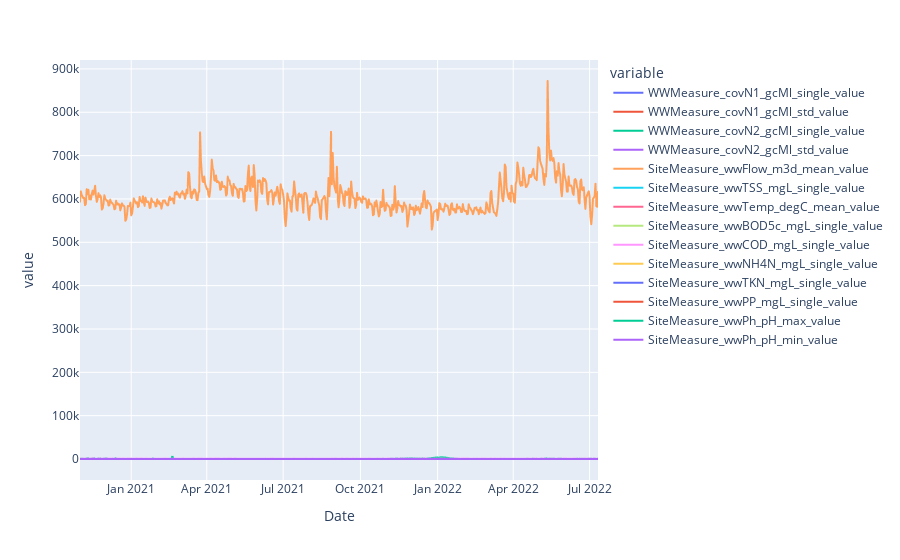

The cell this chart's notebook holds for it:
### Code cell
def gcl_2_gcml(vals):
    return vals * 0.001


def mgd_2_m3d(vals):
    return vals * 0.0037854118 * 1e6

variables = {
    "N1 value (copies/L)": {
        "table": "WWMeasure",
        "type": "covN1",
        "unit": "gcMl",
        "aggregation": "single",
        "qualityFlag": False    ,
        "transform": gcl_2_gcml,
    },
    "N1 Stnd error (copies/L)": {
        "table": "WWMeasure",
        "type": "covN1",
        "unit": "gcMl",
        "aggregation": "std",
        "qualityFlag": False,
        "transform": gcl_2_gcml,
    },
    "N2 value (copies/L)": {
        "table": "WWMeasure",
        "type": "covN2",
        "unit": "gcMl",
        "aggregation": "single",
        "qualityFlag": False,
        "transform": gcl_2_gcml,
    },
    "N2 Stnd error (copies/L)": {
        "table": "WWMeasure",
        "type": "covN2",
        "unit": "gcMl",
        "aggregation": "std",
        "qualityFlag": False,
        "transform": gcl_2_gcml,
    },
    "Flow (million gallons/d)": {
        "table": "SiteMeasure",
        "type": "wwFlow",
        "unit": "m3d",
        "aggregation": "mean",
        "qualityFlag": False,
        "transform": mgd_2_m3d,
    },
    "Influent Suspended Solids (mg/l)": {
        "table": "SiteMeasure",
        "type": "wwTSS",
        "unit": "mgL",
        "aggregation": "single",
        "qualityFlag": False,
        "transform": None,
    },
    "Influent Temperature (C)": {
        "table": "SiteMeasure",
        "type": "wwTemp",
        "unit": "degC",
        "aggregation": "mean",
        "qualityFlag": False,
        "transform": None,
    },
    "Influent CBOD-5day Liquids (mg/l)": {
        "table": "SiteMeasure",
        "type": "wwBOD5c",
        "unit": "mgL",
        "aggregation": "single",
        "qualityFlag": False,
        "transform": None,
    },
    "Influent COD (mg/l)": {
        "table": "SiteMeasure",
        "type": "wwCOD",
        "unit": "mgL",
        "aggregation": "single",
        "qualityFlag": False,
        "transform": None,
    },
    "Influent Ammonia Nitrogen (mgN/l)": {
        "table": "SiteMeasure",
        "type": "wwNH4N",
        "unit": "mgL",
        "aggregation": "single",
        "qualityFlag": False,
        "transform": None,
    },
    "Influent Total Kjeldahl Nitrogen (mgTKN/l)": {
        "table": "SiteMeasure",
        "type": "wwTKN",
        "unit": "mgL",
        "aggregation": "single",
        "qualityFlag": False,
        "transform": None,
    },
    "Influent Total Phosphorus (mgP/l": {
        "table": "SiteMeasure",
        "type": "wwPP",
        "unit": "mgL",
        "aggregation": "single",
        "qualityFlag": False,
        "transform": None,
    },
    "Influent Maximum pH (su)": {
        "table": "SiteMeasure",
        "type": "wwPh",
        "unit": "pH",
        "aggregation": "max",
        "qualityFlag": False,
        "transform": None,
    },
    "Influent Minimum pH (su)": {
        "table": "SiteMeasure",
        "type": "wwPh",
        "unit": "pH",
        "aggregation": "min",
        "qualityFlag": False,
        "transform": None,
    },
}

def build_prefix(info: dict) -> str:
    return "_".join([
        info["table"],
        info["type"],
        info["unit"],
        info["aggregation"],
        ])

df2 = df.copy()
for variable, info in variables.items():
    prefix = build_prefix(info)
    value_name = "_".join([prefix, "value"])
    qf_name = "_".join([prefix, "qualityFlag"])
    df2[variable] = info["transform"](df2[variable]) if info["transform"] is not None else df2[variable]
    df2 = df2.rename(columns={variable: value_name})
    df2[qf_name] = info["qualityFlag"]
df2 = df2.set_index("Date", drop=True)
df2.head()
val_cols = [col for col in df2.columns if "value" in str(col)]
df3 = df2[val_cols]
px.line(df3)

### Figure 1 — Plotly figure (JSON) as saved in the notebook; plotly's stock layout.template omitted (floating-point values rounded to 4 significant figures; data arrays with more than 128 entries replaced by an {"elided": "..."} marker saying what was removed)
{"data": [{"hovertemplate": "variable=WWMeasure_covN1_gcMl_single_value<br>Date=%{x}<br>value=%{y}<extra></extra>", "legendgroup": "WWMeasure_covN1_gcMl_single_value", "line": {"color": "#636efa", "dash": "solid"}, "marker": {"symbol": "circle"}, "mode": "lines", "name": "WWMeasure_covN1_gcMl_single_value", "showlegend": true, "type": "scattergl", "x": {"elided": "618 str values"}, "xaxis": "x", "y": {"elided": "618 float values"}, "yaxis": "y"}, {"hovertemplate": "variable=WWMeasure_covN1_gcMl_std_value<br>Date=%{x}<br>value=%{y}<extra></extra>", "legendgroup": "WWMeasure_covN1_gcMl_std_value", "line": {"color": "#EF553B", "dash": "solid"}, "marker": {"symbol": "circle"}, "mode": "lines", "name": "WWMeasure_covN1_gcMl_std_value", "showlegend": true, "type": "scattergl", "x": {"elided": "618 str values"}, "xaxis": "x", "y": {"elided": "618 float values"}, "yaxis": "y"}, {"hovertemplate": "variable=WWMeasure_covN2_gcMl_single_value<br>Date=%{x}<br>value=%{y}<extra></extra>", "legendgroup": "WWMeasure_covN2_gcMl_single_value", "line": {"color": "#00cc96", "dash": "solid"}, "marker": {"symbol": "circle"}, "mode": "lines", "name": "WWMeasure_covN2_gcMl_single_value", "showlegend": true, "type": "scattergl", "x": {"elided": "618 str values"}, "xaxis": "x", "y": {"elided": "618 float values"}, "yaxis": "y"}, {"hovertemplate": "variable=WWMeasure_covN2_gcMl_std_value<br>Date=%{x}<br>value=%{y}<extra></extra>", "legendgroup": "WWMeasure_covN2_gcMl_std_value", "line": {"color": "#ab63fa", "dash": "solid"}, "marker": {"symbol": "circle"}, "mode": "lines", "name": "WWMeasure_covN2_gcMl_std_value", "showlegend": true, "type": "scattergl", "x": {"elided": "618 str values"}, "xaxis": "x", "y": {"elided": "618 float values"}, "yaxis": "y"}, {"hovertemplate": "variable=SiteMeasure_wwFlow_m3d_mean_value<br>Date=%{x}<br>value=%{y}<extra></extra>", "legendgroup": "SiteMeasure_wwFlow_m3d_mean_value", "line": {"color": "#FFA15A", "dash": "solid"}, "marker": {"symbol": "circle"}, "mode": "lines", "name": "SiteMeasure_wwFlow_m3d_mean_value", "showlegend": true, "type": "scattergl", "x": {"elided": "618 str values"}, "xaxis": "x", "y": {"elided": "618 float values"}, "yaxis": "y"}, {"hovertemplate": "variable=SiteMeasure_wwTSS_mgL_single_value<br>Date=%{x}<br>value=%{y}<extra></extra>", "legendgroup": "SiteMeasure_wwTSS_mgL_single_value", "line": {"color": "#19d3f3", "dash": "solid"}, "marker": {"symbol": "circle"}, "mode": "lines", "name": "SiteMeasure_wwTSS_mgL_single_value", "showlegend": true, "type": "scattergl", "x": {"elided": "618 str values"}, "xaxis": "x", "y": {"elided": "618 int values"}, "yaxis": "y"}, {"hovertemplate": "variable=SiteMeasure_wwTemp_degC_mean_value<br>Date=%{x}<br>value=%{y}<extra></extra>", "legendgroup": "SiteMeasure_wwTemp_degC_mean_value", "line": {"color": "#FF6692", "dash": "solid"}, "marker": {"symbol": "circle"}, "mode": "lines", "name": "SiteMeasure_wwTemp_degC_mean_value", "showlegend": true, "type": "scattergl", "x": {"elided": "618 str values"}, "xaxis": "x", "y": {"elided": "618 float values"}, "yaxis": "y"}, {"hovertemplate": "variable=SiteMeasure_wwBOD5c_mgL_single_value<br>Date=%{x}<br>value=%{y}<extra></extra>", "legendgroup": "SiteMeasure_wwBOD5c_mgL_single_value", "line": {"color": "#B6E880", "dash": "solid"}, "marker": {"symbol": "circle"}, "mode": "lines", "name": "SiteMeasure_wwBOD5c_mgL_single_value", "showlegend": true, "type": "scattergl", "x": {"elided": "618 str values"}, "xaxis": "x", "y": {"elided": "618 int values"}, "yaxis": "y"}, {"hovertemplate": "variable=SiteMeasure_wwCOD_mgL_single_value<br>Date=%{x}<br>value=%{y}<extra></extra>", "legendgroup": "SiteMeasure_wwCOD_mgL_single_value", "line": {"color": "#FF97FF", "dash": "solid"}, "marker": {"symbol": "circle"}, "mode": "lines", "name": "SiteMeasure_wwCOD_mgL_single_value", "showlegend": true, "type": "scattergl", "x": {"elided": "618 str values"}, "xaxis": "x", "y": {"elided": "618 int values"}, "yaxis": "y"}, {"hovertemplate": "variable=SiteMeasure_wwNH4N_mgL_single_value<br>Date=%{x}<br>value=%{y}<extra></extra>", "legendgroup": "SiteMeasure_wwNH4N_mgL_single_value", "line": {"color": "#FECB52", "dash": "solid"}, "marker": {"symbol": "circle"}, "mode": "lines", "name": "SiteMeasure_wwNH4N_mgL_single_value", "showlegend": true, "type": "scattergl", "x": {"elided": "618 str values"}, "xaxis": "x", "y": {"elided": "618 float values"}, "yaxis": "y"}, {"hovertemplate": "variable=SiteMeasure_wwTKN_mgL_single_value<br>Date=%{x}<br>value=%{y}<extra></extra>", "legendgroup": "SiteMeasure_wwTKN_mgL_single_value", "line": {"color": "#636efa", "dash": "solid"}, "marker": {"symbol": "circle"}, "mode": "lines", "name": "SiteMeasure_wwTKN_mgL_single_value", "showlegend": true, "type": "scattergl", "x": {"elided": "618 str values"}, "xaxis": "x", "y": {"elided": "618 int values"}, "yaxis": "y"}, {"hovertemplate": "variable=SiteMeasure_wwPP_mgL_single_value<br>Date=%{x}<br>value=%{y}<extra></extra>", "legendgroup": "SiteMeasure_wwPP_mgL_single_value", "line": {"color": "#EF553B", "dash": "solid"}, "marker": {"symbol": "circle"}, "mode": "lines", "name": "SiteMeasure_wwPP_mgL_single_value", "showlegend": true, "type": "scattergl", "x": {"elided": "618 str values"}, "xaxis": "x", "y": {"elided": "618 float values"}, "yaxis": "y"}, {"hovertemplate": "variable=SiteMeasure_wwPh_pH_max_value<br>Date=%{x}<br>value=%{y}<extra></extra>", "legendgroup": "SiteMeasure_wwPh_pH_max_value", "line": {"color": "#00cc96", "dash": "solid"}, "marker": {"symbol": "circle"}, "mode": "lines", "name": "SiteMeasure_wwPh_pH_max_value", "showlegend": true, "type": "scattergl", "x": {"elided": "618 str values"}, "xaxis": "x", "y": {"elided": "618 float values"}, "yaxis": "y"}, {"hovertemplate": "variable=SiteMeasure_wwPh_pH_min_value<br>Date=%{x}<br>value=%{y}<extra></extra>", "legendgroup": "SiteMeasure_wwPh_pH_min_value", "line": {"color": "#ab63fa", "dash": "solid"}, "marker": {"symbol": "circle"}, "mode": "lines", "name": "SiteMeasure_wwPh_pH_min_value", "showlegend": true, "type": "scattergl", "x": {"elided": "618 str values"}, "xaxis": "x", "y": {"elided": "618 float values"}, "yaxis": "y"}], "layout": {"legend": {"title": {"text": "variable"}, "tracegroupgap": 0}, "margin": {"t": 60}, "xaxis": {"anchor": "y", "domain": [0, 1], "title": {"text": "Date"}}, "yaxis": {"anchor": "x", "domain": [0, 1], "title": {"text": "value"}}}}
